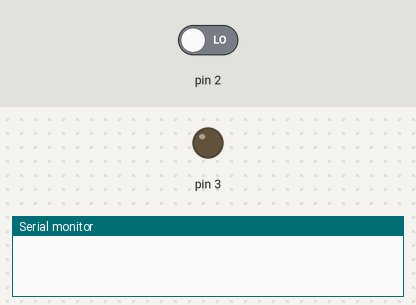
A sketch run on a simulated Arduino Uno, built with avr-gcc and run on an emulated ATmega328P. Parts: output pins drawn as LEDs (lit = HIGH), the last lines printed to the serial monitor. Dashed ring = blinking. The test bench sets the inputs (shaded band); at power-on: pin 2 LOW.

Above: at 2.8 s.
2.9 s: pin 2 driven HIGH
At 6.6 s:
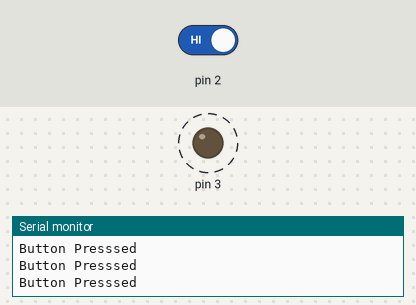
7.0 s: pin 2 driven LOW
At 7.5 s:
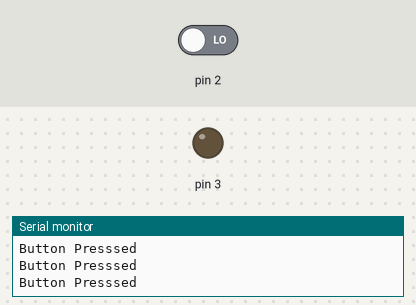
Timing chart, 0 to 10.0 s (numbered marks = the images above; inputs shaded):
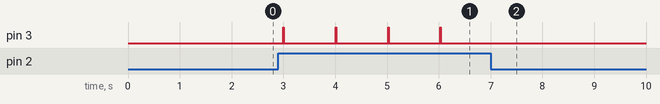

The sketch:

Button_change_serial_output.ino
```cpp
int buttonState = 0;


void setup() {
  // initialize the pushbutton pin as an input:
  pinMode(2, INPUT);
  // initialize digital pin LED_BUILTIN as an output.
  pinMode(3, OUTPUT);
  // open the serial port at 9600 bps:
  Serial.begin(9600);

}

// the loop function runs over and over again forever
void loop() {
  buttonState = digitalRead(2);
  if (buttonState == HIGH) {
      // 2 HZ
      digitalWrite(3, HIGH);   // turn the LED on (HIGH is the voltage level)
      delay(10);                       // 500 ms
      Serial.println("Button Presssed");
    }
    digitalWrite(3, LOW);
    delay(1000);
}
```

Measured:
- after the input at 2.9 s, pin 3: alternates HIGH for 0.01 s and LOW for 1.0 s, starting after 0.10 s
- after the input at 7.0 s, pin 3: stops changing and stays LOW
